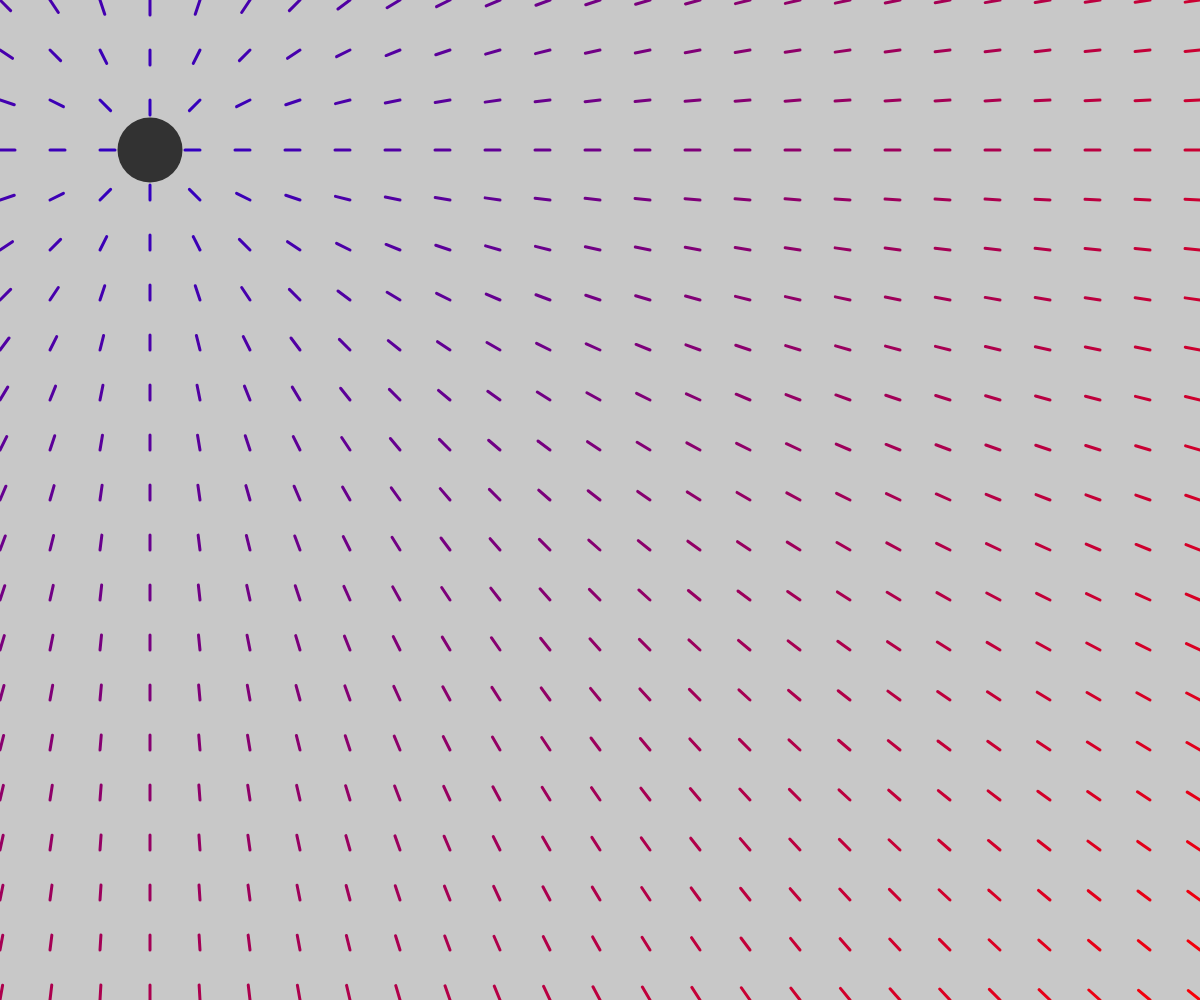
Frame 1 (no input)
Frame 60 (no input): identical to frame 1, image omitted
Frame 120 (the mouse pressed at the canvas centre since frame 60): identical to frame 1, image omitted

The p5.js sketch that drew this single still picture (run headless with seeded random() and noise() and a simulated clock; from frame 60 on, the mouse is pressed at the canvas centre):

// p5.js sketch
// ── sketch.js
// array for storing vectors
locs = [];

circleX = 150;
circleY = 150;
diameter = 65;

function setup() {

    // drawing canvas to dimensions that match the size of the window
    createCanvas(windowWidth, windowHeight);

    // resolution of vector field, one vector for every 20 pixels
    res = 50;
    xCount = ceil(width / res) + 1;
    yCount = ceil(height / res) + 1;

    // creating new vector objects and appending to locs array by row
    // outer loop iterates through y-axis (rows)
    // inner loop builds new vector every 20 pixels across x-axis
    for (let i = 0; i < yCount; i++) {
        for (let j = 0; j < xCount; j++) {
            locs.push(new p5.Vector(res * j, res * i));
        }
    }

}

function draw() {

    // setting background color to turquiose ish
    background(200);

    // removing fill and setting line stroke
    noFill();
    stroke(0);

    // iterating through each vector in locs
    for (let k = 0; k < locs.length; k++) {

        // builds a new vector based off relative location of the mouse pointer
        /**
         * <P> = <x, y>         position vector from locs
         * <M> = <a, b>         position vector of mouse
         * To get new vector pointing towards mouse from <P>, 
         * we build a new vector as:
         * <H> = <-x + a, -y + b>
         * 
         * This is necessary because the origin is in the top left of the screen
         * so we must create a new position vector that points towards to true
         * location of the mouse.
         */
        let h = new p5.Vector(-locs[k].x + circleX, -locs[k].y + circleY);


        // creates an instance specific to the new vector h
        push();

        // translate the next object to the head of the pos vector in locs
        translate(locs[k].x, locs[k].y);

        // rotates the next object in this instance to the heading of vector h
        rotate(h.heading());

        // color of the line is dependent on distance from circle
        // given as a ratio of max distance to current distance
        let rat = 0.1 + (dist(locs[k].x, locs[k].y, circleX, circleY)) / maxDist();
        let from = color(20, 0, 220);
        let to = color(255, 0, 0);
        let magnitude = lerpColor(from, to, rat);
        stroke(magnitude);
        strokeWeight(3);

        /* creates a line object at the origin pointing directly right
         * translate and rotate are applied to this line
         * translate moves the base of the line to vector from locs
         * rotate turns the vector based on vector h heading
         * 
         * To create curl, all we need to do is change the ratio of x2 and y2.
         * The heading of the line is based on vector h and the rotate()
         * function will just add n-radians. Keeping y2 as 0 makes the vector point directly
         * towards the mouse.
         */
        line(0, 0, 15, 0);

        // exit the instance
        pop();
    }

    // removing stroke for ellipse
    noStroke();
    fill(50);

    if (dist(circleX, circleY, mouseX, mouseY) < diameter && mouseIsPressed) {

        circleX = mouseX;
        circleY = mouseY;
    }

    ellipse(circleX, circleY, diameter, diameter);
}

/**
 * returns the max diagonal distance of the frame
 */
function maxDist() {
    widthSq = width * width;
    heightSq = height * height;
    return Math.sqrt(widthSq + heightSq);
}
// ── basicVectorField.js
// array for storing vectors
locs = [];

/**
 * Setting up the P5 sketch.
 * Canvas dimensions are set, test size is set, and a matrix of vectors is set up for drawing the vector field
 */
function setup() {

    // drawing canvas to dimensions that match the size of the window
    createCanvas(windowWidth, windowHeight);

    // resolution of vector field, one vector for every 50 pixels
    res = 50;
    xCount = ceil(width / res);
    yCount = ceil(height / res);

    // creating new vector objects and appending to locs array by row
    // outer loop iterates through y-axis (rows)
    // inner loop builds new vector every <res> pixels across x-axis
    for (let i = 0; i <= yCount; i++) {
        for (let j = 0; j <= xCount; j++) {
            locs.push(new p5.Vector(res * j, res * i));
        }
    }
}

/**
 * Rendering components to the canvas.
 * A matrix of position vectors for the track of the moving object is built and drawn.
 */
function draw() {

    // setting background color to turquiose ish
    background(200);

    // removing fill and setting line stroke
    noFill();
    stroke(0);

    // iterating through each vector in locs
    for (let k = 0; k < locs.length; k++) {

        // builds a new vector based off relative location of the mouse pointer
        /**
         * <P> = <x, y>         position vector from locs
         * <M> = <a, b>         position vector of mouse
         * To get new vector pointing from <P> to <M>, 
         * we build a new vector as:
         * <PM> = <a - x, b - y>
         * 
         * This gives us a position vector towards the location of the mouse.
         */
        let h = new p5.Vector(mouseX - locs[k].x, mouseY - locs[k].y);

        // creates an instance specific to the new vector h
        push();

        // translate the next object to the head of the pos vector in locs
        translate(locs[k].x, locs[k].y);

        // rotates the next object in this instance to the heading of vector h
        rotate(h.heading());

        /* creates a line object at the origin pointing directly right
         * translate and rotate are applied to this line
         * translate moves the base of the line to vector from locs
         * rotate turns the vector based on vector h heading
         * 
         * To create curl, all we need to do is change the ratio of x2 and y2.
         * The heading of the line is based on vector h and the rotate()
         * function will just add n-radians. Keeping y2 as 0 makes the vector point directly
         * towards the mouse.
         */
        line(0, 0, 15, 0);

        // exit the instance
        pop();
    }
}
// ── indexBeta.html
<!DOCTYPE html>
<html lang="en">

<head>
    <meta charset="UTF-8">
    <meta http-equiv="X-UA-Compatible" content="IE=edge">
    <meta name="viewport" content="width=device-width, initial-scale=1.0">
    <title>Project 2</title>
    <script src="p5.js"></script>
</head>

<body>

    <script src="vectorFieldTrack.js"></script>

</body>

</html>
// ── vectorArt.js
// array for storing position vectors
locs = [];

function setup() {

    // drawing the canvas
    createCanvas(windowWidth, windowHeight);

    // resolution of polygons on the canvas
    res = 50;
    countX = ceil(width / res);
    countY = ceil(height / res);

    // creating new vector objects and appending to locs array by row
    // outer loop iterates through y-axis (rows)
    // inner loop builds new vector every <res> pixels across x-axis
    for (let i = 0; i <= countY; i++) {
        for (let j = 0; j <= countX; j++) {
            locs.push(new p5.Vector(res * j, res * i));
        }
    }
}

function draw() {

    // setting background color
    background(7, 148, 197);
    
    // iterating through the list of position vectors and using the coordinates to build outer/inner circle pairs
    for ( k = 0; k < locs.length; k++ ) {

        // fill color of outer circle is scaled based on distance from the mouse
        // rat = [dist from mouse to center of circle] / [maximum possible distance on canvas]
        let rat = 0.2 + (dist(locs[k].x, locs[k].y, mouseX, mouseY)) / maxDist();

        // the closer the ratio is to 1, the more white the shading will be
        let from = color(200, 62, 119);
        let to = color(53, 176, 201);
        let magnitude = lerpColor(from, to, rat);
        fill(magnitude);

        // building outer circle at coords of position vector and radius of res
        circle(locs[k].x, locs[k].y, res);

        // radius of inner circle is based on distance from mouse
        // Closer means smaller
        // inner circle always filled with white
        fill(110, 55, 113);
        circle(locs[k].x, locs[k].y, res * (dist(locs[k].x, locs[k].y, mouseX, mouseY))/ maxDist());
    }
}

/**
 * returns the max diagonal distance of the frame
 */
 function maxDist() {
    widthSq = width * width;
    heightSq = height * height;
    return Math.sqrt(widthSq + heightSq);
}
// ── vectorField.js
// array for storing vectors
locs = [];

// array for storing vectors to the trail of random trajectory
track = [];

function setup() {

    // drawing canvas to dimensions that match the size of the window
    createCanvas(windowWidth, windowHeight);

    // resolution of vector field, one vector for every 50 pixels
    res = 50;
    xCount = ceil(width / res);
    yCount = ceil(height / res);

    // creating new vector objects and appending to locs array by row
    // outer loop iterates through y-axis (rows)
    // inner loop builds new vector every <res> pixels across x-axis
    // x and y are randomly deviated from the grid [0, 10] pixels
    for (let i = 0; i <= yCount; i++) {
        for (let j = 0; j <= xCount; j++) {
            locs.push(new p5.Vector(res * j + Math.random() * 10, res * i + Math.random() * 10));
        }
    }

    slider = createSlider(-15, 15, 0, 1);
    slider.position(30, 30);
    slider.style('width', '200px');
}

baseNoiseX = 0;
baseNoiseY = 250;

function draw() {

    curl = slider.value();

    // setting background color to turquiose ish
    background(200);

    // building random point from noise for vectors to track
    noiseX = noise(baseNoiseX) * windowWidth;
    noiseY = noise(baseNoiseY) * windowHeight;

    // add current (x, y) to track array
    track.push(new p5.Vector(noiseX, noiseY));

    // truncate excess point from track array
    if (track.length > 100) {
        track.shift();
    }

    // dropping dots at each point visited by the object
    beginShape();
    noFill();
    stroke(0, 0, 50);
    for (let p = 0; p < track.length; p++) {
        // color fades as points gets further from object
        // NEEDS WORK
        vertex(track[p].x, track[p].y);
    }
    endShape();

    // building object to track
    fill(100);
    noStroke();
    circle(noiseX, noiseY, 20);

    // removing fill and setting line stroke
    noFill();
    stroke(0);

    // iterating through each vector in locs
    for (let k = 0; k < locs.length; k++) {

        // builds a new vector based off relative location of the mouse pointer
        /**
         * <P> = <x, y>         position vector from locs
         * <M> = <a, b>         position vector of mouse
         * To get new vector pointing towards mouse from <P>, 
         * we build a new vector as:
         * <H> = <-x + a, -y + b>
         * 
         * This is necessary because the origin is in the top left of the screen
         * so we must create a new position vector that points towards to true
         * location of the mouse.
         */
        let h = new p5.Vector(-locs[k].x + noiseX, -locs[k].y + noiseY);


        // creates an instance specific to the new vector h
        push();

        // translate the next object to the head of the pos vector in locs
        translate(locs[k].x, locs[k].y);

        // rotates the next object in this instance to the heading of vector h
        rotate(h.heading());

        // color of the line is dependent on distance from circle
        // given as a ratio of max distance to current distance
        let rat = 0.1 + (dist(locs[k].x, locs[k].y, noiseX, noiseY)) / maxDist();
        let from = color(0);
        let to = color(200);
        let magnitude = lerpColor(from, to, rat);
        stroke(magnitude);
        strokeWeight(1);

        /* creates a line object at the origin pointing directly right
         * translate and rotate are applied to this line
         * translate moves the base of the line to vector from locs
         * rotate turns the vector based on vector h heading
         * 
         * To create curl, all we need to do is change the ratio of x2 and y2.
         * The heading of the line is based on vector h and the rotate()
         * function will just add n-radians. Keeping y2 as 0 makes the vector point directly
         * towards the mouse.
         */
        if (curl >= 0) {
            line(0, 0, (res * rat), curl);
        } else if (curl < 0) {
            line(0, 0, (res * rat), curl);
        }


        // exit the instance
        pop();

        // incrementing noise values at pace that causes human-like movement
        baseNoiseX += 0.000015;
        baseNoiseY += 0.000015;
    }
}

/**
 * returns the max diagonal distance of the frame
 */
function maxDist() {
    widthSq = width * width;
    heightSq = height * height;
    return Math.sqrt(widthSq + heightSq);
}
// ── vectorFieldRand.js
// array for storing vectors
locs = [];

/**
 * Setting up the P5 sketch.
 * Canvas dimensions are set, test size is set, and a matrix of vectors is set up for drawing the vector field with random deviance from the x,y grid.
 * Sliders for adjusting curl and the ring-fade are also instantiated.
 */
function setup() {

    // drawing canvas to dimensions that match the size of the window
    createCanvas(windowWidth, windowHeight);

    // setting text size for slider labels
    textSize(13);

    // resolution of vector field, one vector for every 50 pixels
    res = 50;
    xCount = ceil(width / res);
    yCount = ceil(height / res);

    // creating new vector objects and appending to locs array by row
    // outer loop iterates through y-axis (rows)
    // inner loop builds new vector every <res> pixels across x-axis
    // x and y are randomly deviated from the grid [0, 10] pixels
    for (let i = 0; i <= yCount; i++) {
        for (let j = 0; j <= xCount; j++) {
            locs.push(new p5.Vector(res * j + Math.random() * 50, res * i + Math.random() * 50));
        }
    }

    // Creating sliders to control curl and ring fade
    // should be replaced with direct user interface
    curlSlider = createSlider(-15, 15, 0, 1);
    curlSlider.position(30, 30);
    curlSlider.style('width', '200px');

    ringSlider = createSlider(0, 1, 0.5, 0.01);
    ringSlider.position(30, 70);
    ringSlider.style('width', '200px');
}

// vars for tracking the base integer value of the noise
baseNoiseX = 0;
baseNoiseY = 250;

/**
 * Rendering components to the canvas.
 * Variables for curl and ring-fade are initiated.
 * Noise for movement along the xy-plane is developed.
 * 
 * A matrix of position vectors for the track of the moving object is built and drawn.
 * A circle is drawn to be tracked around the canvas.
 * 
 * Vectors are drawn across the grid with color, width, and magnitude varying based on distance from the tracked object.
 * Vector curl and draw-distance is adjusted live with the sliders.
 */
function draw() {

    curl = curlSlider.value();
    fadeRing = ringSlider.value();

    // color values based on random movement across xy-plane
    let xColor = noise(baseNoiseX) * 255;
    let yColor = noise(baseNoiseY) * 255;

    // building random point from noise for vectors to track
    noiseX = noise(baseNoiseX) * windowWidth;
    noiseY = noise(baseNoiseY) * windowHeight;

    // setting background color to turquiose ish
    background(200);

    // building object to track
    fill(100);
    noStroke();
    circle(noiseX, noiseY, 20);

    // removing fill and setting line stroke
    noFill();
    stroke(0);

    // iterating through each vector in locs
    for (let k = 0; k < locs.length; k++) {

        // builds a new vector based off relative location of the mouse pointer
        /**
         * <P> = <x, y>         position vector from locs
         * <M> = <a, b>         position vector of mouse
         * To get new vector pointing towards mouse from <P>, 
         * we build a new vector as:
         * <H> = <-x + a, -y + b>
         * 
         * This is necessary because the origin is in the top left of the screen
         * so we must create a new position vector that points towards to true
         * location of the mouse.
         */
        let h = new p5.Vector(-locs[k].x + noiseX, -locs[k].y + noiseY);


        // creates an instance specific to the new vector h
        push();

        // translate the next object to the head of the pos vector in locs
        translate(locs[k].x, locs[k].y);

        // rotates the next object in this instance to the heading of vector h
        rotate(h.heading());

        // color of the line is dependent on distance from circle
        // given as a ratio of max distance to current distance
        let rat = 0.1 + (dist(locs[k].x, locs[k].y, noiseX, noiseY)) / (maxDist() * fadeRing);
        let from = color(xColor, 0, yColor);
        let to = color(200);
        let magnitude = lerpColor(from, to, rat);
        stroke(magnitude);
        strokeWeight(6 - (6 * (rat)));

        /* creates a line object at the origin pointing directly right
         * translate and rotate are applied to this line
         * translate moves the base of the line to vector from locs
         * rotate turns the vector based on vector h heading
         * 
         * To create curl, all we need to do is change the ratio of x2 and y2.
         * The heading of the line is based on vector h and the rotate()
         * function will just add n-radians. Keeping y2 as 0 makes the vector point directly
         * towards the mouse.
         */
        if (curl >= 0) {
            line(0, 0, (res * rat), curl);
        } else if (curl < 0) {
            line(0, 0, (res * rat), curl);
        }


        // exit the instance
        pop();

        // incrementing noise values at pace that causes human-like movement
        baseNoiseX += 0.00001;
        baseNoiseY += 0.00001;
    }

    fill(0);
    text('Curl', curlSlider.x + 80, 20);
    text('Fade', ringSlider.x + 80, 60);
}

/**
 * Function that returns the max diagonal distance of the frame
 */
function maxDist() {
    widthSq = width * width;
    heightSq = height * height;
    return Math.sqrt(widthSq + heightSq);
}
// ── vectorFieldTrack.js
// array for storing vectors
locs = [];


/**
 * Setting up the P5 sketch.
 * Canvas dimensions are set, test size is set, and a matrix of vectors is set up for drawing the vector field with random deviance from the x,y grid.
 * Sliders for adjusting curl and the ring-fade are also instantiated.
 */
function setup() {

    // drawing canvas to dimensions that match the size of the window
    createCanvas(windowWidth, windowHeight);

    // resolution of vector field, one vector for every 50 pixels
    res = 50;
    xCount = ceil(width / res);
    yCount = ceil(height / res);

    // creating new vector objects and appending to locs array by row
    // outer loop iterates through y-axis (rows)
    // inner loop builds new vector every <res> pixels across x-axis
    // x and y are randomly deviated from the grid [0, 10] pixels
    for (let i = 0; i <= yCount; i++) {
        for (let j = 0; j <= xCount; j++) {
            locs.push(new p5.Vector(res * j + Math.random() * 50, res * i + Math.random() * 50));
        }
    }

    // popup for when the page is loaded
    window.alert('\
        Click anywhere in the window to attract the object. Click-and-Hold to guide the object around. Speed depends on distance between the object and your mouse. When you release, the ball will maintain its trajectory and gradually come to a stop\n\
        \n\
        Use WASD to select and change different values for the object.')

} // end setup


// Initial (x, y) pos of circle
circleX = 400;
circleY = 400;

speedX = 0;
speedY = 0;

// control key val
control = 1;
speed = 50;
resist = 0.005;
fade = 0.5;


/**
 * Rendering components to the canvas.
 * Variables for curl and ring-fade are initiated.
 * Noise for movement along the xy-plane is developed.
 * 
 * A matrix of position vectors for the track of the moving object is built and drawn.
 * A circle is drawn to be tracked around the canvas.
 * 
 * Vectors are drawn across the grid with color, width, and magnitude varying based on distance from the tracked object.
 */
function draw() {

    // controlling object movement based on mouse pos
    if (mouseIsPressed) {

        // Determining x, y movement speed of object based on relative distance from mouse
        speedX = -speed * (circleX - mouseX) / maxDist();
        speedY = -speed * (circleY - mouseY) / maxDist();

        // Changing x-axis direction and speed based on mouse distance
        circleX += speedX;
        circleY += speedY;

        // bouncing object off borders
    } else {

        if (circleX > windowWidth || circleX < 0) {
            speedX = -speedX;
        }

        if (circleY > windowHeight || circleY < 0) {
            speedY = -speedY;
        }

        circleX += speedX;
        circleY += speedY;

    }

    // gradually slowing down the object as it drifts
    // slightly tends to x-axis
    slowX = resist;
    slowY = (windowHeight / windowWidth) * resist;

    if (speedX > 0) {
        speedX -= slowX;
    } else {
        speedX += slowX;
    }

    if (speedY > 0) {
        speedY -= slowY;
    } else {
        speedY += slowY;
    }

    // setting background color to turquiose ish
    background(50);

    // removing fill and setting line stroke
    noFill();
    stroke(0);

    // iterating through each vector in locs
    for (let k = 0; k < locs.length; k++) {

        // builds a new vector based off relative location of the mouse pointer
        /**
         * <P> = <x, y>         position vector from locs
         * <M> = <a, b>         position vector of mouse
         * To get new vector pointing towards mouse from <P>, 
         * we build a new vector as:
         * <H> = <a - x, b - y>
         * 
         * This is necessary because the origin is in the top left of the screen
         * so we must create a new position vector that points towards to true
         * location of the mouse.
         */
        let h = new p5.Vector(circleX - locs[k].x, circleY - locs[k].y);

        // creates an instance specific to the new vector h
        push();

        // color of the line is dependent on distance from circle
        // given as a ratio of max distance to current distance
        let rat = 0.1 + (dist(locs[k].x, locs[k].y, circleX, circleY)) / (maxDist() * fade);
        let from = color(240);
        let to = color(50);
        let magnitude = lerpColor(from, to, rat);
        stroke(magnitude);
        strokeWeight(6 - (6 * (rat)));

        // translate the next object to the head of the pos vector in locs
        translate(locs[k].x, locs[k].y);

        // rotates the next object in this instance to the heading of vector h
        rotate(h.heading());

        /* creates a line object at the origin pointing directly right
         * translate and rotate are applied to this line
         * translate moves the base of the line to vector from locs
         * rotate turns the vector based on vector h heading
         * 
         * To create curl, all we need to do is change the ratio of x2 and y2.
         * The heading of the line is based on vector h and the rotate()
         * function will just add n-radians. Keeping y2 as 0 makes the vector point directly
         * towards the mouse.
         */
        line(0, 0, 15, 5 * (1 - rat));

        // exit the instance
        pop();

    }

    // rendering object to track
    fill(0, 105, 148);
    noStroke();
    circle(circleX, circleY, 20);

    // rendering display box
    fill(200);
    displayX = width - 300;
    displayY = height - 100;
    rect(displayX, displayY, 300, 100);

    // rendering display information
    fill(20);
    textSize(15);
    switch (control) {
        case 0:
            text("Controlling Speed", displayX, displayY + 15);
            text("Speed = " + speed, displayX, displayY + 35)
            break;

        case 1:
            text("Controlling Resistance", displayX, displayY + 15);
            text("Resistance = " + resist.toFixed(2), displayX, displayY + 35)
            break;

        case 2:
            text("Controlling Fade", displayX, displayY + 15);
            text("Fade = " + fade.toFixed(2), displayX, displayY + 35)
            break;
    }

} // end draw


/**
 * Function that returns the max diagonal distance of the frame
 */
function maxDist() {

    widthSq = width * width;
    heightSq = height * height;
    return Math.sqrt(widthSq + heightSq);

} // end maxDist


/**
 * Function for reading key inputs
 * The key inputs will correspond with different control values for speed, resistance, and fade of/around the object.
 * A and D for selecting the element being controlled
 * W and S for incrementing or decrementing the element's value
 */
function keyPressed() {

    if (keyCode === 65) {

        // decrementing control to min 0
        if (control > 0) {
            control--;
            console.log(control);
        }

    } else if (keyCode === 68) {

        // incrementing control to max 2
        if (control < 2) {
            control++;
            console.log(control);
        }

    } else if (keyCode === 87) {

        switch (control) {
            case 0:
                speed += 5; // negative because of speed value formula
                console.log(speed);
                break;

            case 1:
                if (resist < 1) {
                    resist += 0.01;
                    console.log(resist);
                }
                break;

            case 2:
                if (fade < 1) {
                    fade += 0.1;
                    console.log(fade);
                }
                break;
        }

    } else if (keyCode === 83) {

        switch (control) {
            case 0:
                speed -= 5;
                console.log(speed);
                break;

            case 1:
                if (resist > 0) {
                    resist -= 0.01;
                    console.log(resist);
                }

                if (resist < 0) {
                    resist = 0;
                }
                break;

            case 2:
                fade -= 0.1;
                console.log(fade);
                break;
        }

    }

} // end keyPressed
